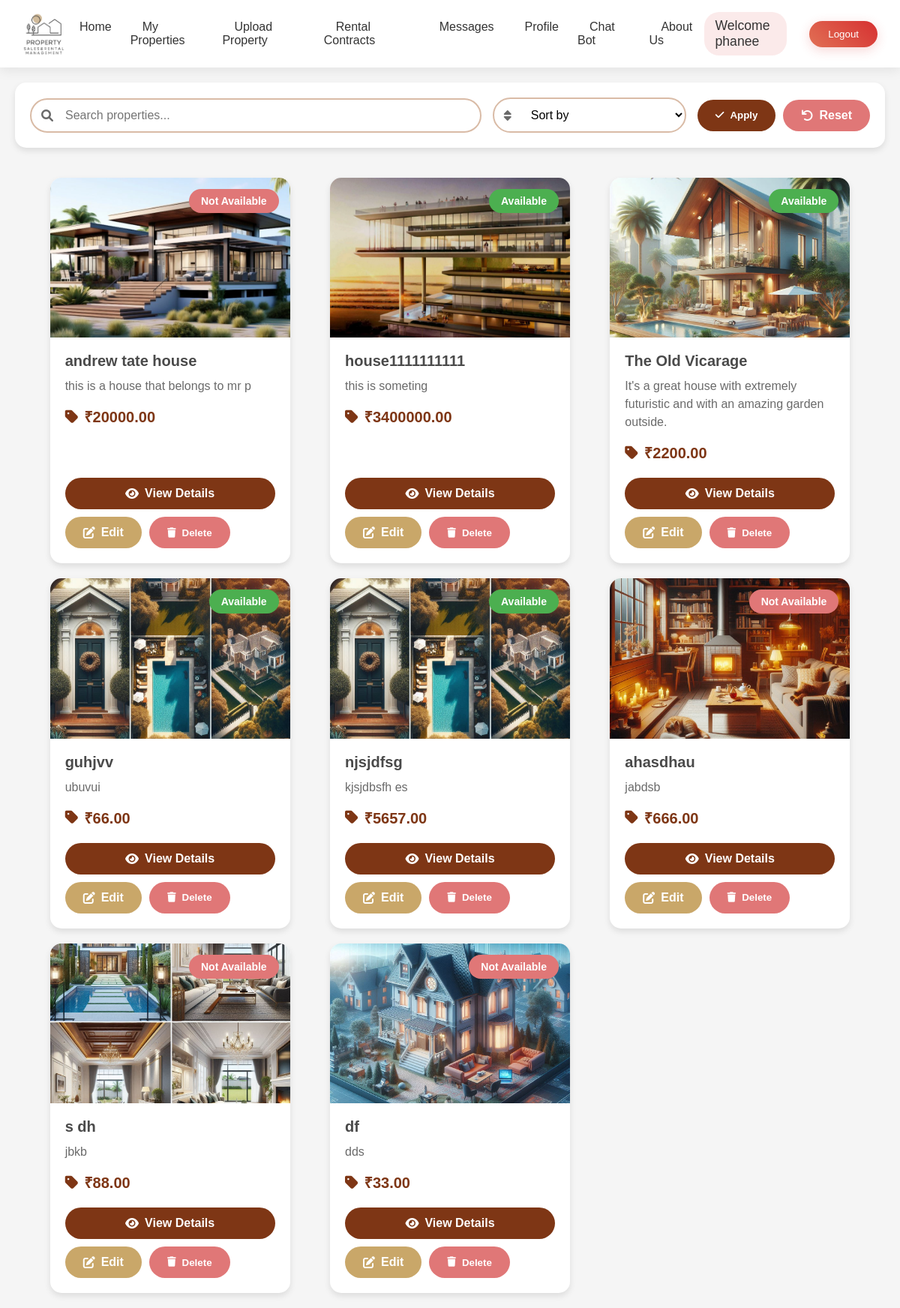
The page /ownerapp/property_list/ (signed in) on the database as committed earlier.
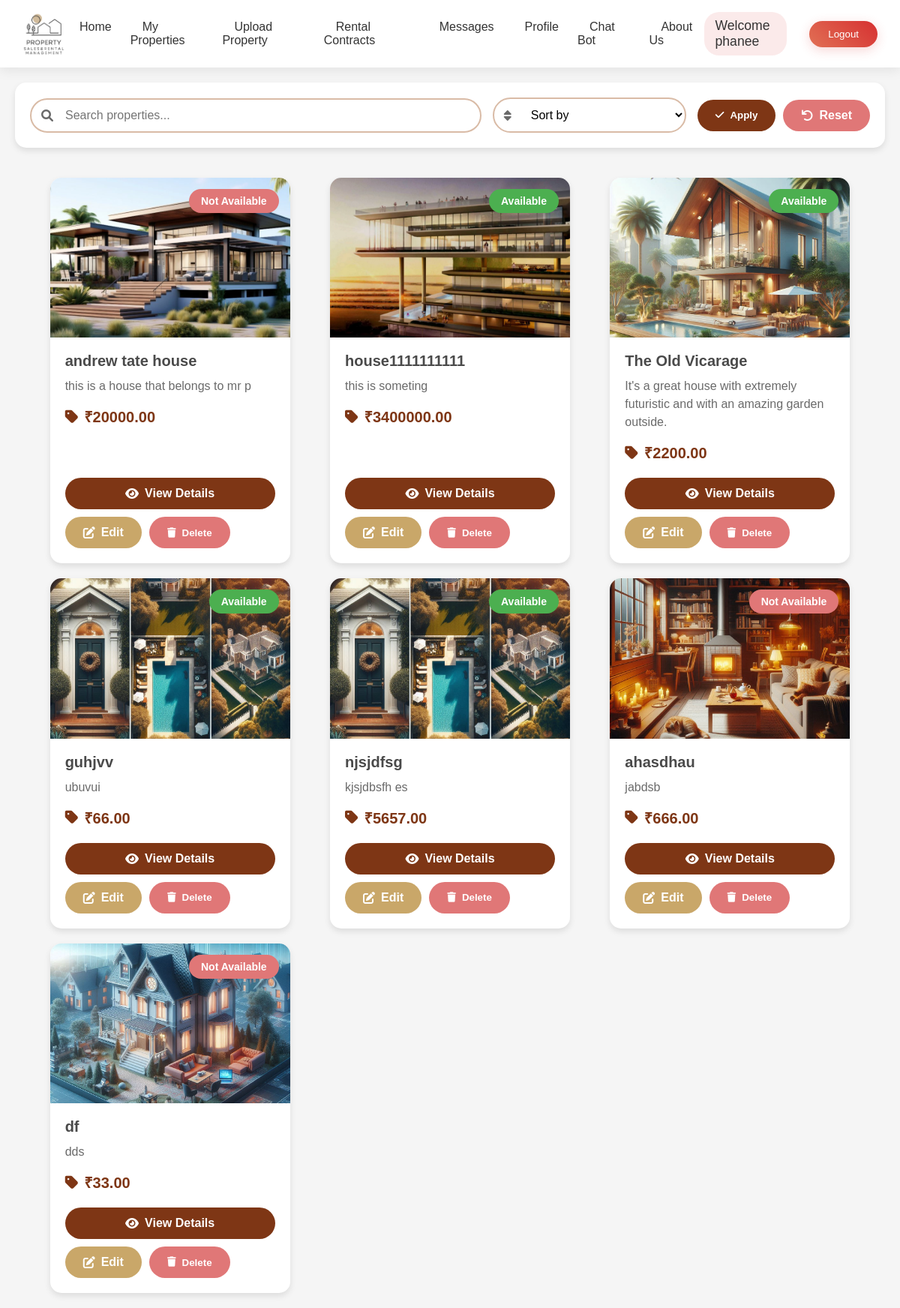
The same page on the database as committed later.
### ownerapp/models.py (models this page shows, shortened)
class Property(models.Model):
    PROPERTY_TYPE_CHOICES = [
        ('Rent', 'Rent'),
        ('Sale', 'Sale'),
    ]
    OCCUPANCY_CHOICES = [
        ('Available', 'Available'),
        ('Not Available', 'Not Available'),
    ]
    PARKING = [
        ('Available', 'Available'),
        ('Not Available', 'Not Available'),
    ]
    title = models.CharField(max_length=200)
    image = models.ImageField(upload_to='property_images/')
    image_2 = models.ImageField(upload_to='property_images/', blank=True, null=True)
    image_3 = models.ImageField(upload_to='property_images/', blank=True, null=True)
    overview = models.TextField(max_length=100)
    location = models.CharField(max_length=200)
    location_url = models.URLField(max_length=500, blank=True, null=True, help_text="OpenStreetMap URL for the property location")
    address = models.TextField(max_length=300, blank=True, null=True)
    property_type = models.CharField(max_length=10, choices=PROPERTY_TYPE_CHOICES, default='Rent')
    price = models.DecimalField(max_digits=10, decimal_places=2)
    description = models.TextField()
    size = models.PositiveIntegerField()
    bedrooms = models.PositiveIntegerField()
    bathrooms = models.PositiveIntegerField()
    parking = models.CharField(max_length=20,choices=PARKING,default='Available')
    year_built = models.PositiveIntegerField()
    flooring_type = models.CharField(max_length=100)
    owner_name = models.CharField(max_length=100, default='Owner Name')
    email = models.EmailField()
    phone = models.CharField(max_length=15)
    occupancy_status = models.CharField(max_length=20,choices=OCCUPANCY_CHOICES,default='Available')
    owner = models.ForeignKey(User, on_delete=models.CASCADE, related_name='properties', default=1)

### ownerapp/views.py (the view)
# urls.py: path('property_list/', views.property_list, name='property_list'),
@login_required
def property_list(request):
    search_query = request.GET.get('search', '')
    filter_option = request.GET.get('filter', '')
    user_type = None
    properties = Property.objects.none()  # Start with an empty queryset
    if request.user.username == 'admin' and authenticate(username='admin', password='admin'):
        user_type = 'admin'
        properties = Property.objects.all()  # Admin sees all properties
    elif OwnerUser.objects.filter(user=request.user).exists():
        user_type = 'owner'
        properties = Property.objects.filter(owner=request.user)  # Only show properties uploaded by the owner
    if search_query:
        properties = properties.filter(
            Q(title__icontains=search_query) |
            Q(location__icontains=search_query) |
            Q(description__icontains=search_query)
        )
    if filter_option:
        if filter_option == 'price_asc':
            properties = properties.order_by('price')  # Price low to high
        elif filter_option == 'price_desc':
            properties = properties.order_by('-price')  # Price high to low
    context = {
        'properties': properties,
        'user_type': user_type,  # Pass the user type to the template for navbar logic
    }
    return render(request, 'ownerApp/property_list.html', context)

### templates/ownerApp/property_list.html (shortened to what this page needs)
{% load static %}
<html lang="en">
<head>
    <link rel="stylesheet" href="https://cdnjs.cloudflare.com/ajax/libs/font-awesome/6.0.0/css/all.min.css">
    <link rel="stylesheet" href="{% static 'css/ownerApp/property_list.css' %}">
    <link rel="stylesheet" href="{% static 'css/adminApp/homepage.css' %}">
</head>
<body>
    {% if user_type == 'admin' %}
        {% include 'Navbar/adminNavBar.html' %}
    {% elif user_type == 'owner' %}
        {% include 'Navbar/ownerNavBar.html' %}
    {% elif user_type == 'tenant' %}
        {% include 'Navbar/tenentNavBar.html' %}
    {% endif %}
    <div class="search-filter-container">
        <form method="GET" action="{% url 'ownerapp:property_list' %}" class="search-form">
            <div class="search-input-group">
                <div class="search-wrapper">
                    <i class="fas fa-search search-icon"></i>
                    <input type="text" name="search"
                           placeholder="Search properties..."
                           value="{{ request.GET.search }}"
                           aria-label="Search properties">
                </div>
                <div class="filter-wrapper">
                    <i class="fas fa-sort filter-icon"></i>
                    <select name="filter" id="filter" aria-label="Sort properties">
                        <option value="">Sort by</option>
                    </select>
                </div>
                <div class="button-container">
                    <button type="submit" class="view-details">
                        <i class="fas fa-check"></i> Apply
                    </button>
                    <a href="{% url 'ownerapp:property_list' %}" class="reset-button">
                        <i class="fas fa-undo"></i> Reset
                    </a>
                </div>
            </div>
        </form>
    </div>
    <div class="property-list">
        {% for property in properties %}
        <div class="property-card">
            <div class="property-image-container">
                <img src="{{ property.image.url }}"
                     alt="{{ property.title }}"
                     class="property-image"
                     loading="lazy">
                <div class="property-status">
                    <span class="status-badge {% if property.occupancy_status == 'Available' %}available{% else %}occupied{% endif %}">
                        {{ property.occupancy_status }}
                    </span>
                </div>
            </div>
            <div class="property-details">
                <h3>{{ property.title }}</h3>
                <p class="property-description">
                    {{ property.overview|slice:":80" }}{% if property.overview|length > 80 %}...{% endif %}
                </p>
                <div class="property-info">
                    <p class="price"><i class="fas fa-tag"></i> <strong>₹{{ property.price }}</strong></p>
                </div>
                <div class="property-actions">
                    <a href="{% url 'ownerapp:property_detail' property.pk %}" class="view-details">
                        <i class="fas fa-eye"></i> View Details
                    </a>
                    {% if request.user == property.owner or user_type == 'admin' %}
                    <div class="admin-actions">
                        <a href="{% url 'ownerapp:edit_property' property.pk %}" class="view-details-edit">
                            <i class="fas fa-edit"></i> Edit
                        </a>
                        <button class="delete-button"
                                data-property-id="{{ property.pk }}"
                                data-url="{% url 'ownerapp:delete_property' property.pk %}">
                            <i class="fas fa-trash"></i> Delete
                        </button>
                    </div>
                    {% endif %}
                </div>
            </div>
        </div>
        {% empty %}
        <div class="no-properties">
            <i class="fas fa-home"></i>
            <p>No properties found.</p>
        </div>
        {% endfor %}
    </div>
</body>
</html>

Rows that differ between the two databases and show on the page:
removed Property: image (picture), occupancy_status "Not Available", title "s dh", overview "jbkb", price "88.00"
